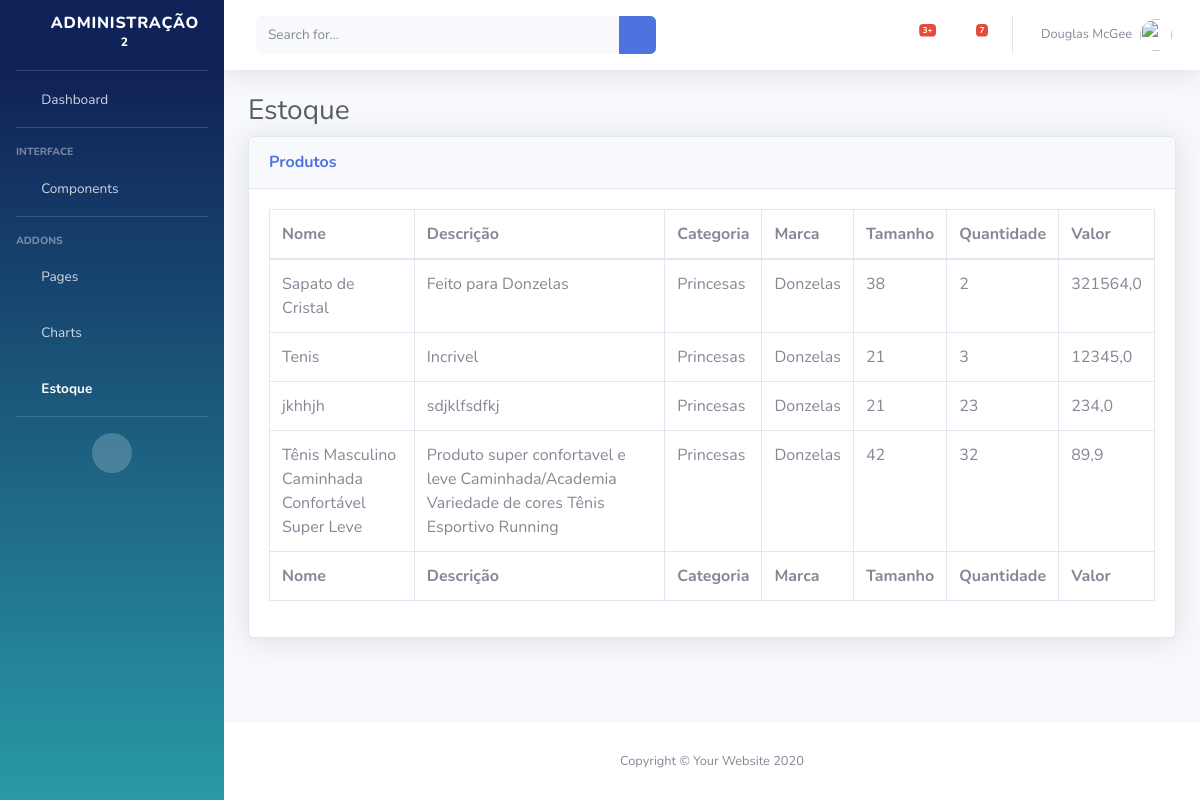
The page /estoque on the database its author committed.
### ecommerce/models.py (models this page shows, shortened)
class Produto(models.Model):
    nome = models.CharField(max_length=255)
    descricao = models.TextField()
    qtd = models.IntegerField()
    valor = models.FloatField()
    tamanho = models.CharField(max_length=2)
    endimg = models.ImageField(upload_to='Produto_img/%Y/%m/%d')
    compra_fornecedor = models.ForeignKey(Compra_Fornecedor, on_delete=models.DO_NOTHING)
    hist_produto = models.ForeignKey(Hist_Produto, on_delete=models.DO_NOTHING, blank=True, null=True)
    categoria = models.ForeignKey(Categoria, on_delete=models.DO_NOTHING)
    marca = models.ForeignKey(Marca, on_delete=models.DO_NOTHING)

class Categoria(models.Model):
    tpCategoria = models.CharField(max_length=255)

class Marca(models.Model):
    nmMarca = models.CharField(max_length=255)

### ecommerce/views.py (the view)
# urls.py: path('estoque', views.estoque, name='estoque'),
def estoque(request):
    produtos = Produto.objects.all()
    return render(request, 'admins/estoque/index.html',{'produtos':produtos})

### ecommerce/templates/admins/estoque/index.html (shortened to what this page needs)
{% load static %}
<!DOCTYPE html>
<html lang="pt-br">
<head>
    <link href="{% static 'vendor/fontawesome-free/css/all.min.css' %}" rel="stylesheet" type="text/css">
    <link href="{% static 'css/sb-admin-2.min.css' %}" rel="stylesheet">
    <link href="{% static 'vendor/datatables/dataTables.bootstrap4.min.css' %}" rel="stylesheet">
</head>
<body id="page-top">
    <div id="wrapper">
        <ul class="navbar-nav bg-gradient-primary sidebar sidebar-dark accordion" id="accordionSidebar">
            <a class="sidebar-brand d-flex align-items-center justify-content-center" href="{% url 'dashboard' %}">
                <div class="sidebar-brand-icon rotate-n-15">
                    <i class="fas fa-laugh-wink"></i>
                </div>
                <div class="sidebar-brand-text mx-3">Administração <sup>2</sup></div>
            </a>
            <hr class="sidebar-divider my-0">
            <li class="nav-item">
                <a class="nav-link" href="{% url 'dashboard' %}">
                    <i class="fas fa-fw fa-tachometer-alt"></i>
                    <span>Dashboard</span></a>
            </li>
            <hr class="sidebar-divider">
            <div class="sidebar-heading">
                Interface
            </div>
            <li class="nav-item">
                <a class="nav-link collapsed" href="#" data-toggle="collapse" data-target="#collapseTwo"
                    aria-expanded="true" aria-controls="collapseTwo">
                    <i class="fas fa-fw fa-cog"></i>
                    <span>Components</span>
                </a>
            </li>
            <hr class="sidebar-divider">
            <div class="sidebar-heading">
                Addons
            </div>
            <li class="nav-item">
                <a class="nav-link collapsed" href="#" data-toggle="collapse" data-target="#collapsePages"
                    aria-expanded="true" aria-controls="collapsePages">
                    <i class="fas fa-fw fa-folder"></i>
                    <span>Pages</span>
                </a>
            </li>
            <li class="nav-item">
                <a class="nav-link" href="charts.html">
                    <i class="fas fa-fw fa-chart-area"></i>
                    <span>Charts</span></a>
            </li>
            <li class="nav-item active">
                <a class="nav-link" href="{% url 'estoque' %}">
                    <i class="fas fa-fw fa-table"></i>
                    <span>Estoque</span></a>
            </li>
            <hr class="sidebar-divider d-none d-md-block">
            <div class="text-center d-none d-md-inline">
                <button class="rounded-circle border-0" id="sidebarToggle"></button>
            </div>
        </ul>
        <div id="content-wrapper" class="d-flex flex-column">
            <div id="content">
                <nav class="navbar navbar-expand navbar-light bg-white topbar mb-4 static-top shadow">
                    <form
                        class="d-none d-sm-inline-block form-inline mr-auto ml-md-3 my-2 my-md-0 mw-100 navbar-search">
                        <div class="input-group">
                            <input type="text" class="form-control bg-light border-0 small" placeholder="Search for..."
                                aria-label="Search" aria-describedby="basic-addon2">
                            <div class="input-group-append">
                                <button class="btn btn-primary" type="button">
                                    <i class="fas fa-search fa-sm"></i>
                                </button>
                            </div>
                        </div>
                    </form>
                    <ul class="navbar-nav ml-auto">
                        <li class="nav-item dropdown no-arrow mx-1">
                            <a class="nav-link dropdown-toggle" href="#" id="alertsDropdown" role="button"
                                data-toggle="dropdown" aria-haspopup="true" aria-expanded="false">
                                <i class="fas fa-bell fa-fw"></i>
                                <span class="badge badge-danger badge-counter">3+</span>
                            </a>
                        </li>
                        <li class="nav-item dropdown no-arrow mx-1">
                            <a class="nav-link dropdown-toggle" href="#" id="messagesDropdown" role="button"
                                data-toggle="dropdown" aria-haspopup="true" aria-expanded="false">
                                <i class="fas fa-envelope fa-fw"></i>
                                <span class="badge badge-danger badge-counter">7</span>
                            </a>
                        </li>
                        <li class="nav-item dropdown no-arrow">
                            <a class="nav-link dropdown-toggle" href="#" id="userDropdown" role="button"
                                data-toggle="dropdown" aria-haspopup="true" aria-expanded="false">
                                <span class="mr-2 d-none d-lg-inline text-gray-600 small">Douglas McGee</span>
                                <img class="img-profile rounded-circle"
                                    src="img/undraw_profile.svg">
                            </a>
                        </li>
                    </ul>
                </nav>
                <div class="container-fluid">
                    <h1 class="h3 mb-2 text-gray-800">Estoque</h1>
                    <div class="card shadow mb-4">
                        <div class="card-header py-3">
                            <h6 class="m-0 font-weight-bold text-primary">Produtos</h6>
                        </div>
                        <div class="card-body">
                            <div class="table-responsive">
                                <table class="table table-bordered" id="dataTable" width="100%" cellspacing="0">
                                    <thead>
                                        <tr>
                                            <th>Nome</th>
                                            <th>Descrição</th>
                                            <th>Categoria</th>
                                            <th>Marca</th>
                                            <th>Tamanho</th>
                                            <th>Quantidade</th>
                                            <th>Valor</th>
                                        </tr>
                                    </thead>
                                    <tfoot>
                                        <tr>
                                            <th>Nome</th>
                                            <th>Descrição</th>
                                            <th>Categoria</th>
                                            <th>Marca</th>
                                            <th>Tamanho</th>
                                            <th>Quantidade</th>
                                            <th>Valor</th>
                                        </tr>
                                    </tfoot>
                                    <tbody>
                                        {% for produto in produtos %}
                                        <tr>
                                            <td>{{produto.nome}}</td>
                                            <td>{{produto.descricao}}</td>
                                            <td>{{produto.categoria.tpCategoria}}</td>
                                            <td>{{produto.marca.nmMarca}}</td>
                                            <td>{{produto.tamanho}}</td>
                                            <td>{{produto.qtd}}</td>
                                            <td>{{produto.valor}}</td>
                                        </tr>
                                        {% endfor %}
                                    </tbody>
                                </table>
                            </div>
                        </div>
                    </div>
                </div>
            </div>
            <footer class="sticky-footer bg-white">
                <div class="container my-auto">
                    <div class="copyright text-center my-auto">
                        <span>Copyright &copy; Your Website 2020</span>
                    </div>
                </div>
            </footer>
        </div>
    </div>
</body>
</html>

### rows shown on the page
Produto: nome "Sapato de Cristal", descricao "Feito para Donzelas", categoria.tpCategoria "Princesas", marca.nmMarca "Donzelas", tamanho "38", qtd "2", valor "321564,0"
Produto: nome "Tenis", descricao "Incrivel", categoria.tpCategoria "Princesas", marca.nmMarca "Donzelas", tamanho "21", qtd "3", valor "12345,0"
Produto: nome "jkhhjh", descricao "sdjklfsdfkj", categoria.tpCategoria "Princesas", marca.nmMarca "Donzelas", tamanho "21", qtd "23", valor "234,0"
Produto: nome "Tênis Masculino Caminhada Confortável Super Leve", descricao "Produto super confortavel e leve Caminhada/Academia Variedade de cores Tênis Esportivo Running", categoria.tpCategoria "Princesas", marca.nmMarca "Donzelas", tamanho "42", qtd "32", valor "89,9"
